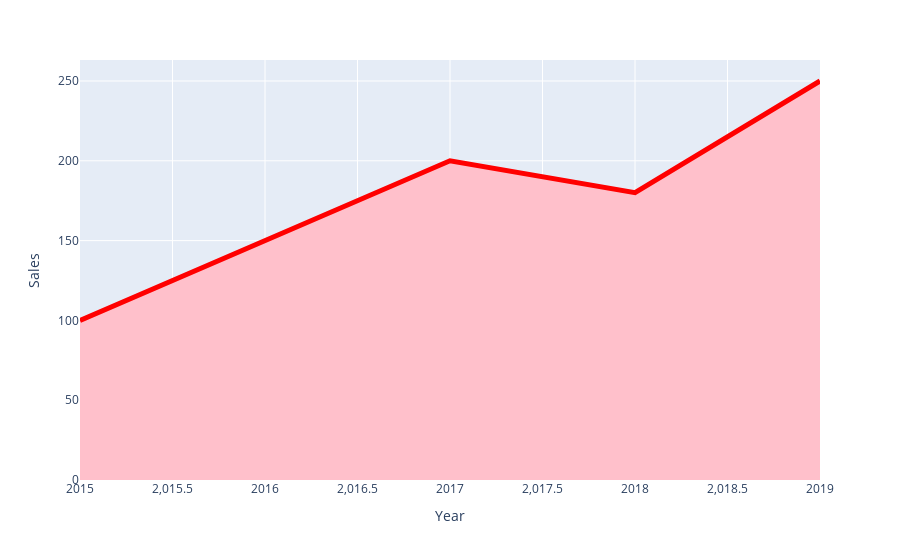

The notebook cell saved with this chart:
### Code cell
fig.update_traces(line=dict(color='red',width=5))
fig.show()

### Figure 1 — Plotly figure (JSON) as saved in the notebook; plotly's stock layout.template omitted (floating-point values rounded to 4 significant figures)
{"data": [{"fillcolor": "pink", "fillpattern": {"shape": ""}, "hovertemplate": "Year=%{x}<br>Sales=%{y}<extra></extra>", "legendgroup": "", "line": {"color": "red", "width": 5}, "marker": {"symbol": "circle"}, "mode": "lines", "name": "", "orientation": "v", "showlegend": false, "stackgroup": "1", "type": "scatter", "x": [2015, 2016, 2017, 2018, 2019], "xaxis": "x", "y": [100, 150, 200, 180, 250], "yaxis": "y"}], "layout": {"legend": {"tracegroupgap": 0}, "margin": {"t": 60}, "xaxis": {"anchor": "y", "domain": [0, 1], "title": {"text": "Year"}}, "yaxis": {"anchor": "x", "domain": [0, 1], "title": {"text": "Sales"}}}}
